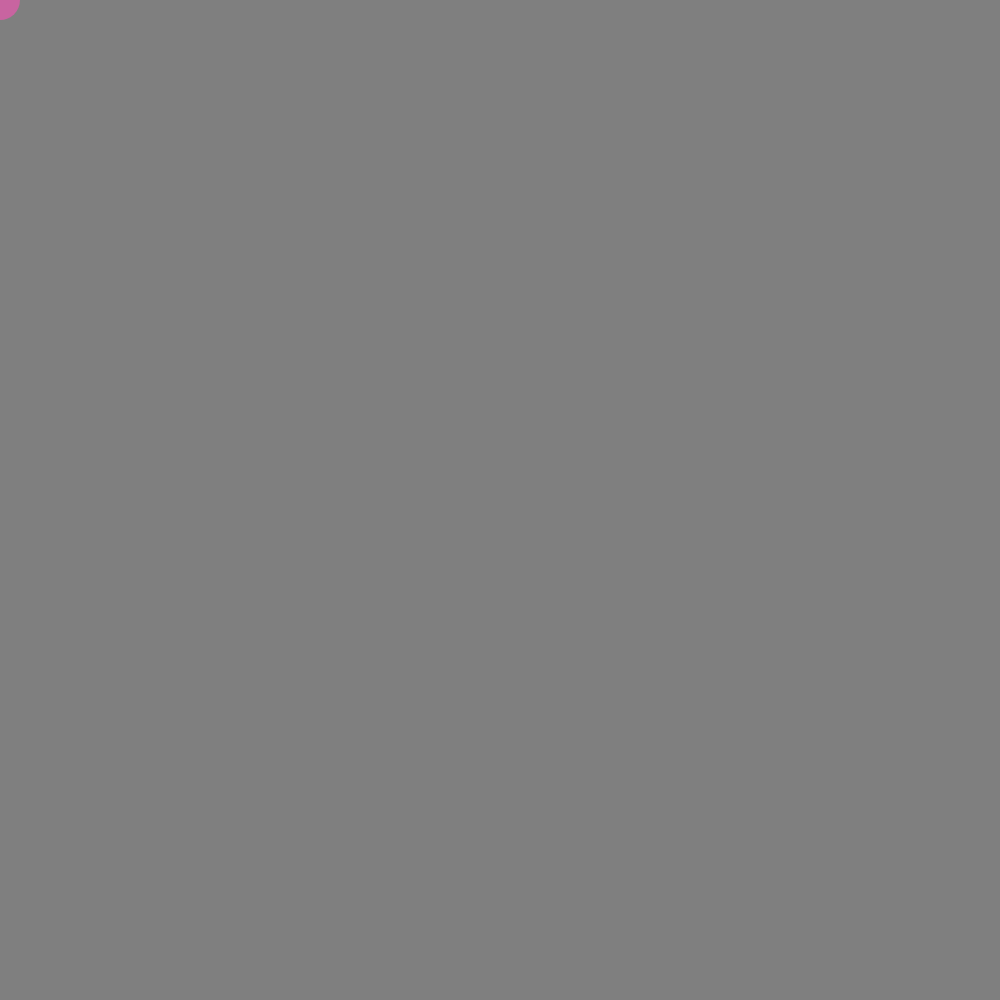
Frame 1 (no input)
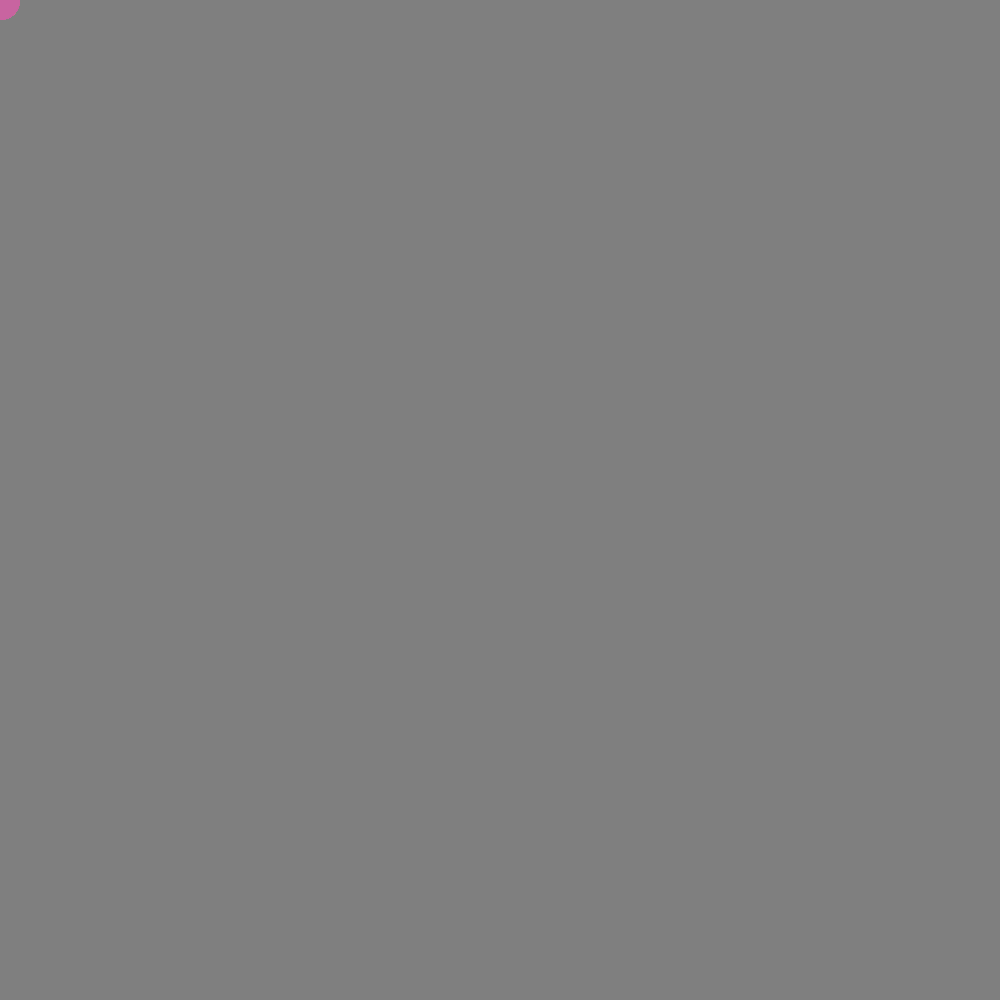
Frame 60 (no input)
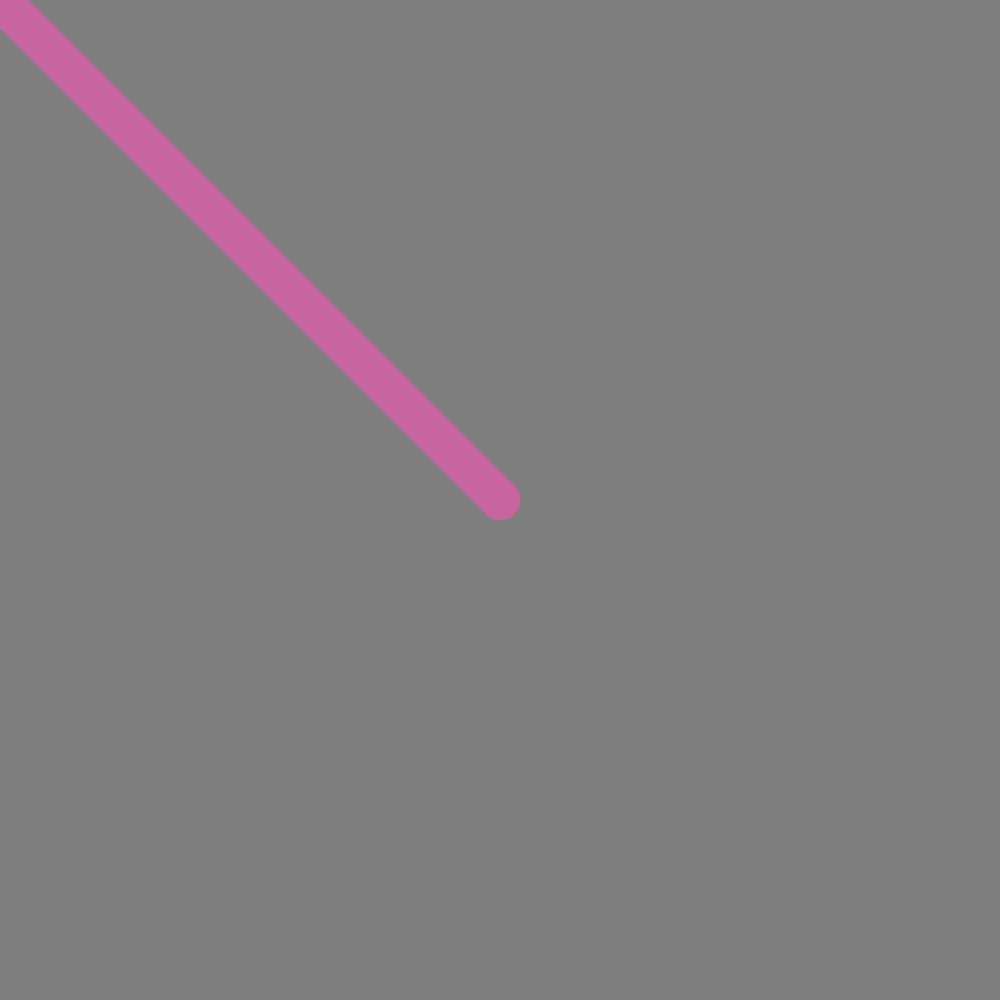
Frame 120 (the mouse pressed at the canvas centre since frame 60)

The p5.js sketch that drew these frames (run headless with seeded random() and noise() and a simulated clock; from frame 60 on, the mouse is pressed at the canvas centre):

// p5.js sketch
// ── sketch.js
/*
<><><><><><><><><><><><><><>
	"DRAWING WITH PMOUSE"
	
	introducing...
	- pmouseX, pmouseY
<><><><><><><><><><><><><><>
*/

function setup() 
{
	createCanvas(1000, 1000);
	background(127); //move this line to draw() and see what happens
}

function draw() 
{
	stroke(200, 100, 160);
	
	strokeWeight(40);
	
	line(mouseX, mouseY, pmouseX, pmouseY);
}
